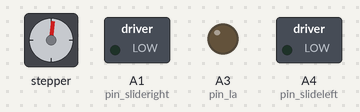
A sketch run on a simulated Arduino Uno, built with avr-gcc and run on an emulated ATmega328P. Shown: stepper motor, switched loads named in the sketch (green lamp = pin HIGH), output pins drawn as LEDs (lit = HIGH). Stepper angles assume 48 steps per turn.

Above: at 0.05 s.
At 0.6 s:
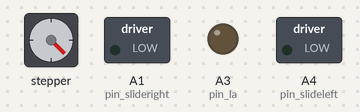
At 1.2 s:
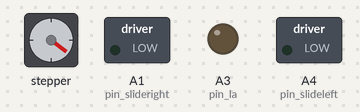
At 2.2 s:
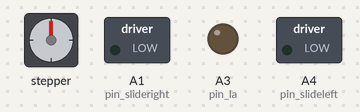
Timing chart, 0 to 5.1 s (numbered marks = the images above):
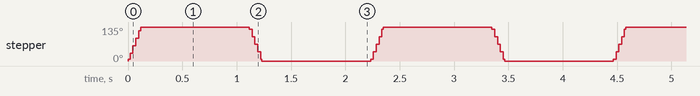

Measured:
- by itself, stepper: turns 135° clockwise in 0.12 s, then 135° counter-clockwise in 0.12 s, repeating every 2.2 s

The sketch:

test.ino
```cpp
#include <AFMotor.h>
uint32_t const pin_la=A3;

uint32_t const pin_slideright=A1;
uint32_t const pin_slideleft=A4;
bool reading=true;
AF_Stepper stepper(48,1);
void setup() {
  pinMode(pin_la,OUTPUT);
  pinMode(pin_slideright,OUTPUT);
  pinMode(pin_slideleft,OUTPUT);
  stepper.setSpeed(200);
}


void loop() {
  stepper.step(18,FORWARD,SINGLE);
  delay(1000);
  stepper.step(18,BACKWARD,SINGLE);
  delay(1000);
  //digitalWrite(pin_la,HIGH);
  //delay(25);
  //digitalWrite(pin_la,LOW);
  //delay(3000);
  /*digitalWrite(pin_slideright,HIGH);
  delay(25);
  digitalWrite(pin_slideright,LOW);
  delay(1500);
  digitalWrite(pin_slideleft,HIGH);
  delay(25);
  digitalWrite(pin_slideleft,LOW);
  delay(1500);*/
}
```
